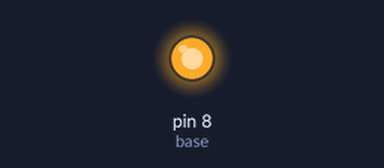
Simulated run of this sketch. Board: Arduino Uno, built with avr-gcc and run on an emulated ATmega328P. Shown: output pins drawn as LEDs (lit = HIGH).

Above: at 0.1 s.
Timing chart, 0 to 1.6 s (numbered marks = the images above):
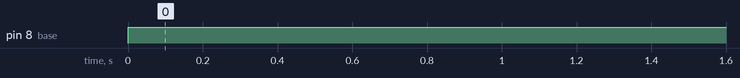

Measured:
- by itself, pin 8 (base): LOW → HIGH at 0.00 s

The sketch:

LigandoMotor3v.ino
```cpp
/*************************************************************************
*                    Ligando e Desligando Motor DC                       *
*                     arduinolivre.wordpress.com                         *
*************************************************************************/

int base = 8; //Variável base recebendo o Pino digital 8

void setup() {
  pinMode(base,OUTPUT); //Definindo o pino 8 como saída
}

void loop() {
  digitalWrite(base, HIGH); //Sinal alto(5v) -&gt; Ligar Motor
  delay(5000);  //Espere 5 segundos
}
```
